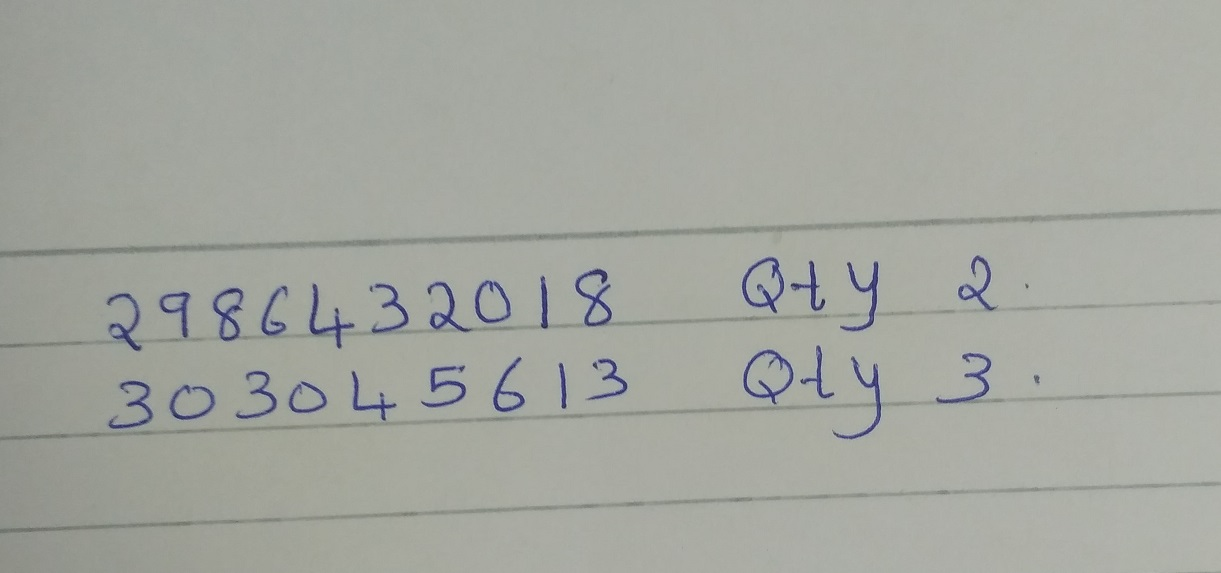
#> input picture ltd/h4.jpg, 1221 x 573 px
$ jupyter execute --allow-errors opencv-bb.ipynb   (shell and % lines are left out)   (older library calls are emulated)
#> lines starting #> are read from the running program, lines starting #| are printed output that depends on the picture; after the words box and inside, x2 and y2 are one past the last pixel; in counts of white or black regions, pixels touching at a corner belong together
[cell 1]
import cv2
import numpy as np
import matplotlib.pyplot as plt
import cv2
from sklearn.externals import joblib
from skimage.feature import hog
import numpy as np

[cell 2]
im1 = im = cv2.imread('./ltd/h4.jpg')
#> im1 is the input picture: shape (573, 1221, 3); mean B, G, R 159.4, 166.3, 163.8

[cell 3]
plt.imshow(im)

[cell 4]
#grayscale and Gaussian filtering
im_gray = cv2.cvtColor(im, cv2.COLOR_BGR2GRAY)
im_gray = cv2.GaussianBlur(im_gray, (5, 5), 0)

[cell 5]
 #greater than 100 => 0  less than 100 => 255
ret, im_th = cv2.threshold(im_gray, 120, 255, cv2.THRESH_BINARY_INV)
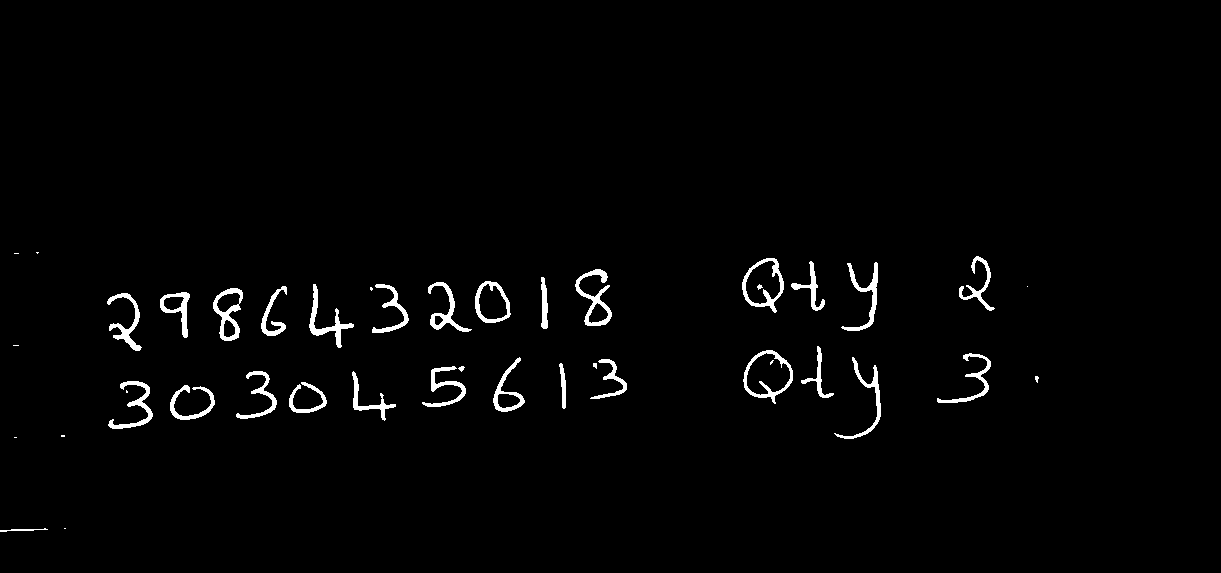
#> im_th: shape (573, 1221); 1.8% white; 42 white regions (12 under 20 px)

[cell 6]
plt.imshow(im_th)

[cell 7]
_,ctrs, hier = cv2.findContours(im_th.copy(), cv2.RETR_EXTERNAL, cv2.CHAIN_APPROX_SIMPLE)
#> ctrs = 40 contours, 12 with area under 20; largest, box (x1, y1, x2, y2) and area: (743, 350, 793, 404) 1764, (742, 258, 784, 313) 1534, (475, 281, 511, 323) 1118, (213, 288, 243, 341) 958, (575, 269, 612, 326) 791

[cell 8]
rects = [cv2.boundingRect(ctr) for ctr in ctrs]
#> rects = 40 items, first 6: (64, 528, 2, 1), (0, 528, 48, 4), (14, 437, 3, 1), (61, 435, 4, 2), (126, 390, 2, 3), (170, 385, 45, 35)

[cell 9]
for rect in rects:
    # Draw the rectangles
    cv2.rectangle(im, (rect[0], rect[1]), (rect[0] + rect[2], rect[1] + rect[3]), (0, 255, 0), 3)
    # Make the rectangular region around the digit
    leng = int(rect[3] * 1.6)
    pt1 = int(rect[1] + rect[3] // 2 - leng // 2)
    pt2 = int(rect[0] + rect[2] // 2 - leng // 2)
    roi = im_th[pt1:pt1+leng, pt2:pt2+leng]
    # Resize the image
    roi = cv2.resize(roi, (28, 28), interpolation=cv2.INTER_AREA)
    roi = cv2.dilate(roi, (3, 3))
#> this loop made 40 passes
#> (rect, leng, pt1, pt2) on passes 2, 5, 6, 7, 8, 9, 10, 11, 12, 13, 14, 15: ((0, 528, 48, 4), 6, 527, 21), ((126, 390, 2, 3), 4, 389, 125), ((170, 385, 45, 35), 56, 374, 164), ((289, 382, 38, 31), 49, 373, 284), ((108, 381, 45, 48), 76, 367, 92), ((1035, 376, 4, 7), 11, 374, 1032), ((352, 371, 44, 50), 80, 356, 334), ((236, 371, 41, 48), 76, 357, 218), ((458, 366, 7, 6), 9, 365, 457), ((422, 366, 44, 41), 65, 354, 412), ((593, 363, 4, 6), 9, 362, 591), ((559, 363, 7, 46), 73, 350, 526)
#> (rect, leng, pt1, pt2, roi) on passes 1, 3, 4, 22, 27, 39: ((64, 528, 2, 1), 1, 528, 65, [255]), ((14, 437, 3, 1), 1, 437, 15, [255]), ((61, 435, 4, 2), 3, 435, 62, [[255, 255, 255], [255, 255, 255], [0, 0, 0]]), ((13, 345, 6, 1), 1, 345, 16, [255]), ((1027, 286, 1, 1), 1, 286, 1027, [255]), ((14, 253, 5, 1), 1, 253, 16, [255])
#> pass 2, `roi = cv2.dilate(roi, (3, 3))`:
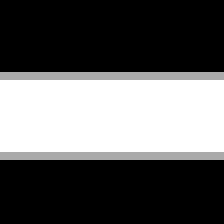
#> roi: shape (28, 28) (shown 8 times larger); min 0, max 255, mean 94.1
#> after the loop:
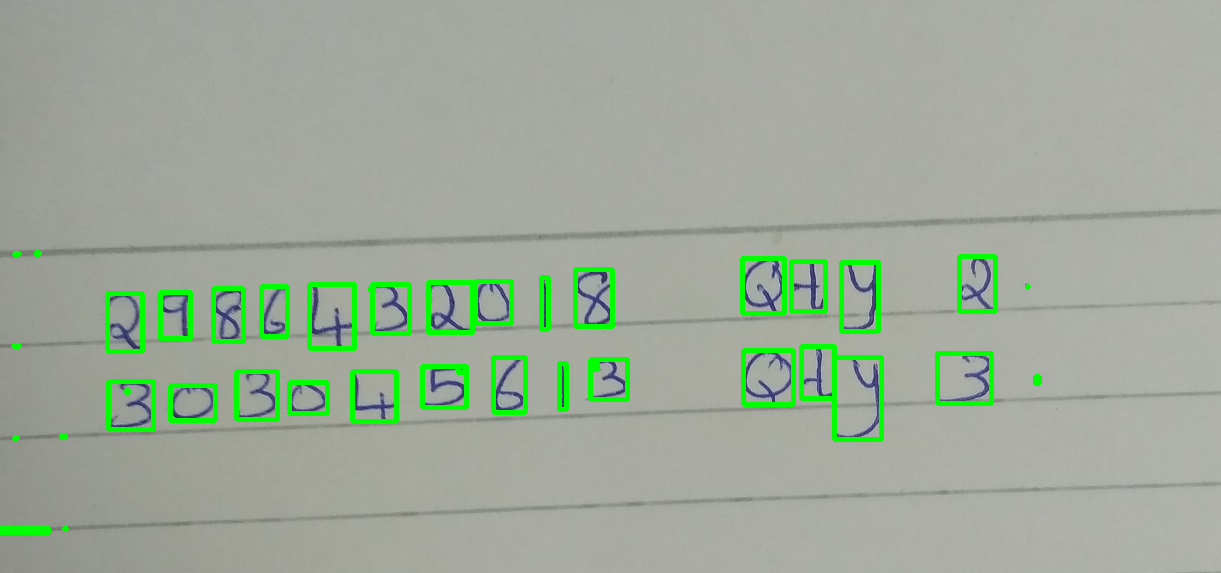
#> im: shape (573, 1221, 3); 3.45% of pixels changed, all inside (x1, y1, x2, y2) = (0, 250, 1042, 535)
    # Calculate the HOG features
    #roi_hog_fd = hog(roi, orientations=9, pixels_per_cell=(14, 14), cells_per_block=(1, 1), visualise=False)
    #nbr = clf.predict(np.array([roi_hog_fd], 'float64'))
    #cv2.putText(im, str(int(nbr[0])), (rect[0], rect[1]),cv2.FONT_HERSHEY_DUPLEX, 2, (0, 255, 255), 3)

[cell 10]
plt.figure(figsize=(10,10))
plt.imshow(im)

[cell 11]
type(rects)

[cell 12]
rects[3]
#> Out = (61, 435, 4, 2)

[cell 13]
len(rects)
#> Out = 40

[cell 14]
rect = rects[24]
#> rect = (213, 288, 30, 53)

k = cv2.rectangle(im1, (rect[0], rect[1]), (rect[0] + rect[2], rect[1] + rect[3]), (0, 255, 0), 3)

# plt.imshow(k)

leng = int(rect[3] * 1.6)
#> leng = 84
pt1 = int(rect[1] + rect[3] // 2 - leng // 2)
#> pt1 = 272
pt2 = int(rect[0] + rect[2] // 2 - leng // 2)
#> pt2 = 186
roi = im_th[pt1:pt1+leng, pt2:pt2+leng]
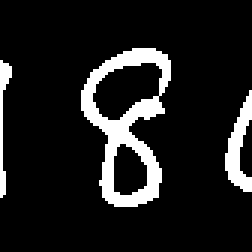
#> roi: shape (84, 84) (shown 3 times larger); 11.6% white; 3 white regions, box (x1, y1, x2, y2) and area: (27, 16, 57, 69) 597, (75, 30, 84, 64) 147, (0, 20, 4, 66) 74
roi = cv2.resize(roi, (28, 28), interpolation=cv2.INTER_AREA)
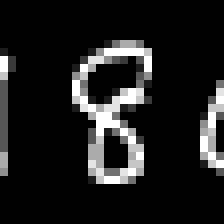
#> roi: shape (28, 28) (shown 8 times larger); min 0, max 255, mean 29.6
roi = cv2.dilate(roi, (3, 3))
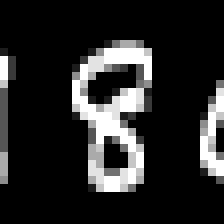
#> roi: shape (28, 28) (shown 8 times larger); min 0, max 255, mean 39.6
plt.imshow(roi)

$ run again, with ltd/h6.jpg copied over ltd/h4.jpg
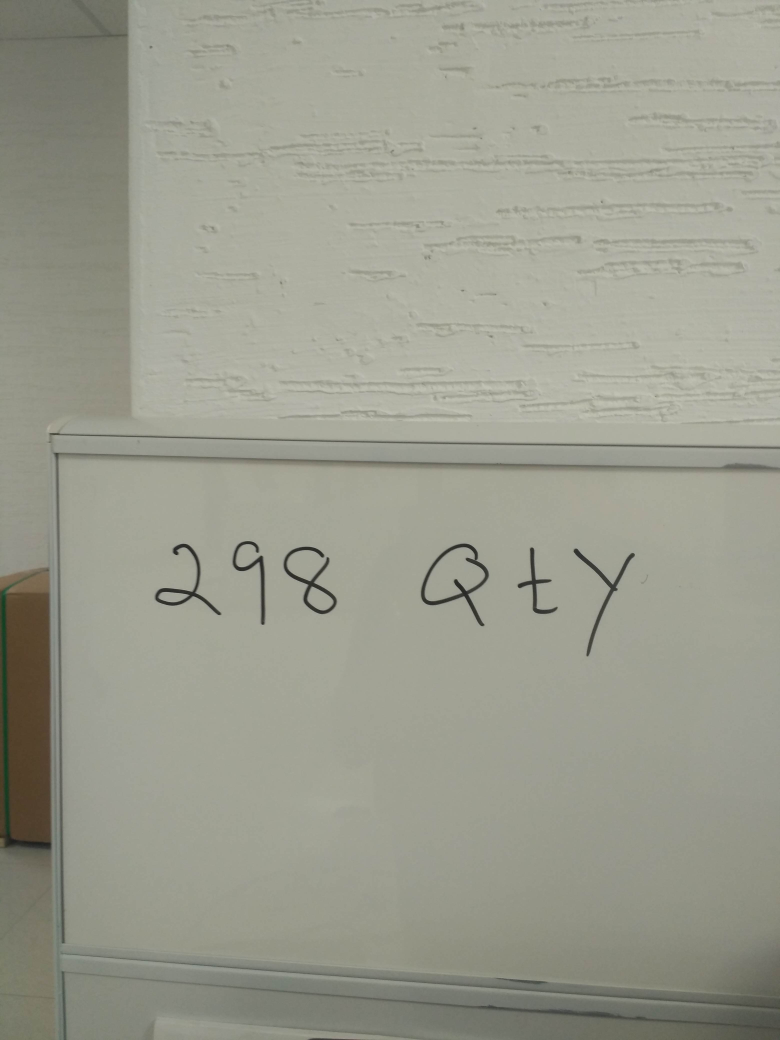
#> input picture ltd/h6.jpg, 3120 x 4160 px (shown at 1/4 size)
#> im1 is the input picture: shape (4160, 3120, 3); mean B, G, R 142.5, 156, 155
#> `ret, im_th = cv2.threshold(im_gray, 120, 255, cv2.THRESH_BINARY_INV)`:
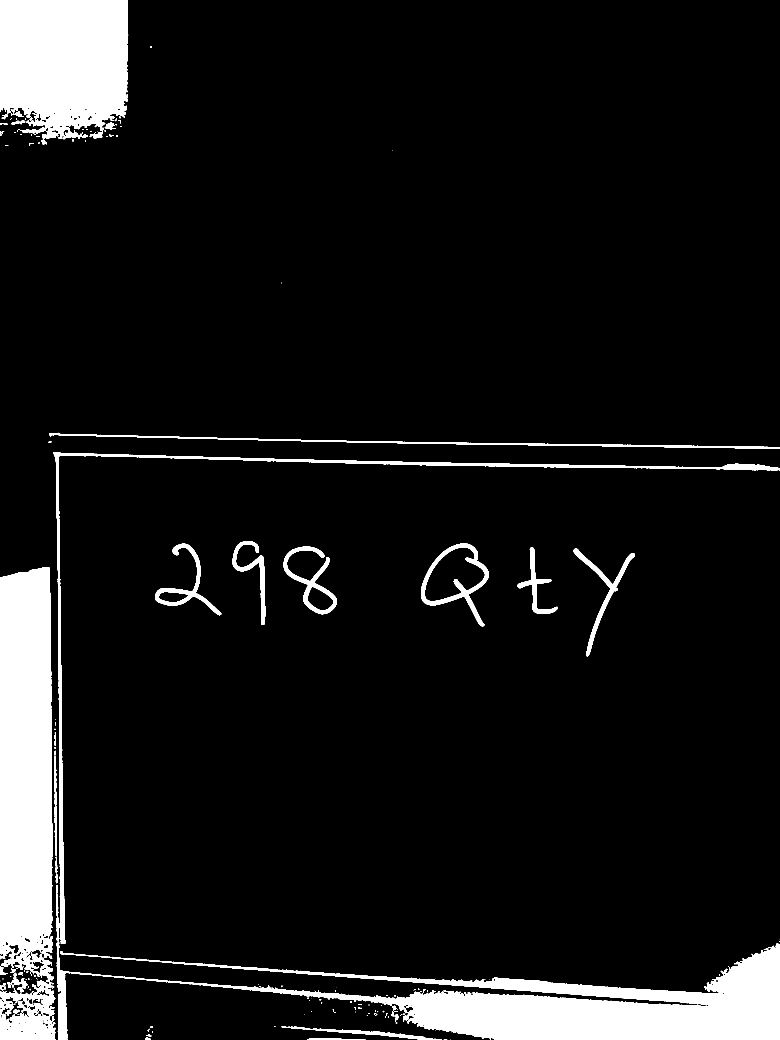
#> im_th: shape (4160, 3120) (shown at 1/4 size); 8.6% white; 206 white regions (98 under 20 px)
#> ctrs = 190 contours, 119 with area under 20; largest, box (x1, y1, x2, y2) and area: (212, 1810, 3120, 4160) 397692, (0, 2269, 213, 3938) 321134, (0, 0, 513, 557) 249617, (1684, 2174, 1956, 2505) 46728, (0, 3923, 222, 4160) 41190
#> rects = 190 items, first 6: (1802, 4159, 2, 1), (1775, 4157, 14, 3), (1929, 4152, 6, 2), (1230, 4152, 233, 8), (593, 4152, 10, 8), (580, 4149, 12, 11)
#> `rects[3]`: Out = (1230, 4152, 233, 8)
#> `len(rects)`: Out = 190
#> `rect = rects[24]`: rect = (1497, 4053, 7, 5)
#> `pt1 = int(rect[1] + rect[3] // 2 - leng // 2)`: pt1 = 4051
#> `pt2 = int(rect[0] + rect[2] // 2 - leng // 2)`: pt2 = 1496
